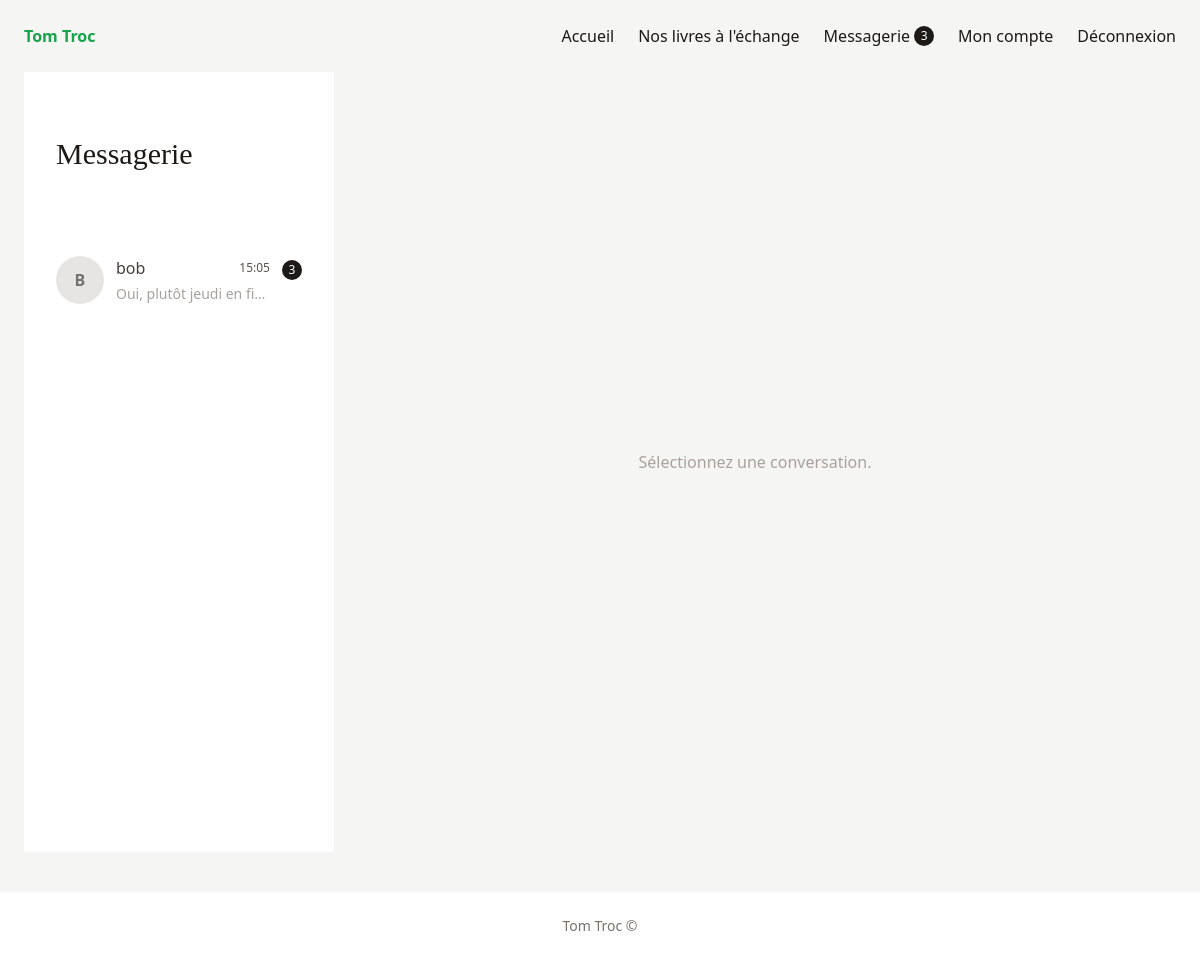
The page /index.php?action=messages (signed in) on the database its author committed.
### tables this page shows
CREATE TABLE messages (
    id INT AUTO_INCREMENT PRIMARY KEY,
    sender_id INT NOT NULL,
    receiver_id INT NOT NULL,
    content TEXT NOT NULL,
    is_read TINYINT(1) NOT NULL DEFAULT 0,
    created_at DATETIME NOT NULL DEFAULT CURRENT_TIMESTAMP,
    CONSTRAINT fk_messages_sender
        FOREIGN KEY (sender_id)
        REFERENCES users(id)
        ON DELETE CASCADE,
    CONSTRAINT fk_messages_receiver
        FOREIGN KEY (receiver_id)
        REFERENCES users(id)
        ON DELETE CASCADE
);

CREATE TABLE users (
    id INT AUTO_INCREMENT PRIMARY KEY,
    username VARCHAR(100) NOT NULL,
    email VARCHAR(180) NOT NULL,
    password_hash VARCHAR(255) NOT NULL,
    profile_image VARCHAR(255) DEFAULT NULL,
    biography TEXT DEFAULT NULL,
    created_at DATETIME NOT NULL DEFAULT CURRENT_TIMESTAMP,
    UNIQUE (email),
    UNIQUE (username)
);

### views/View.php (called while the page is built, shortened)
<?php
class View
{
    public function render(string $viewName, array $params = []): void
    {
        $viewPath = TEMPLATE_VIEW_PATH . $viewName . '.php';
        extract($params);
        require $viewPath;
    }
}

### controllers/MessageController.php (called while the page is built, shortened)
<?php
class MessageController
{
    public function showMessages(): void
    {
        $currentUserId = (int) $_SESSION['user_id'];
        $error = null;
        $messageManager = new MessageManager();
        $selectedUser = null;
        $conversations = $messageManager->findConversationsByUserId($currentUserId);
        $messages = [];
        $selectedUserImage = '';
        $view = new View('Messagerie');
        $view->render('messages', [
            'conversations' => $conversations,
            'messages' => $messages,
            'selectedUser' => $selectedUser,
            'selectedUserImage' => $selectedUserImage,
            'currentUserId' => $currentUserId,
            'error' => $error,
        ]);
    }
}

### config/autoload.php (called while the page is built, shortened)
<?php
spl_autoload_register(function (string $className) {
    $folders = [
        'controllers/',
        'models/',
        'services/',
        'views/',
    ];
    foreach ($folders as $folder) {
        $filePath = ROOT_PATH . $folder . $className . '.php';
        if (file_exists($filePath)) {
            return;
        }
    }
});

### models/DBManager.php (called while the page is built)
<?php
class DBManager
{
    private static ?PDO $connection = null;
    public static function getConnection(): PDO
    {
        if (self::$connection === null) {
            self::$connection = self::createConnection();
        }
        return self::$connection;
    }
    private static function createConnection(): PDO
    {
        $host = getenv('DB_HOST');
        $port = getenv('DB_PORT');
        $database = getenv('DB_NAME');
        $user = getenv('DB_USER');
        $password = getenv('DB_PASSWORD');
        $dsn = "mysql:host=$host;port=$port;dbname=$database;charset=utf8mb4";
        return new PDO($dsn, $user, $password, [
            PDO::ATTR_ERRMODE => PDO::ERRMODE_EXCEPTION,
            PDO::ATTR_DEFAULT_FETCH_MODE => PDO::FETCH_ASSOC,
        ]);
    }
}

### models/MessageManager.php (called while the page is built, shortened)
<?php
class MessageManager
{
    private PDO $db;
    public function __construct()
    {
        $this->db = DBManager::getConnection();
    }
    public function findConversationsByUserId(int $userId): array
    {
        $sql = <<<'SQL'
            /* On récupère le dernier message de chaque conversation. */
            SELECT messages.id,
                   messages.sender_id,
                   messages.receiver_id,
                   messages.content,
                   messages.is_read,
                   messages.created_at,
                   users.id AS other_user_id,
                   users.username AS other_username,
                   users.profile_image AS other_profile_image,
                   unread.unread_count
            FROM messages
            /*
             * Pour chaque message de l'utilisateur connecté, on retrouve l'autre personne.
             * Si je suis l'expéditeur, l'autre personne est le destinataire.
             * Si je suis le destinataire, l'autre personne est l'expéditeur.
             */
            INNER JOIN (
                SELECT
                    CASE
                        WHEN sender_id = :user_id_for_other THEN receiver_id
                        ELSE sender_id
                    END AS other_user_id,
                    MAX(id) AS last_message_id
                FROM messages
                WHERE sender_id = :user_id_for_sent
                OR receiver_id = :user_id_for_received
                GROUP BY other_user_id
            ) last_messages ON messages.id = last_messages.last_message_id
            /* On récupère les informations de l'autre utilisateur pour l'afficher dans la liste. */
            INNER JOIN users ON users.id = last_messages.other_user_id
            /* On compte les messages non lus envoyés par chaque conversation. */
            LEFT JOIN (
                SELECT sender_id, COUNT(*) AS unread_count
                FROM messages
                WHERE receiver_id = :user_id_for_unread
                AND is_read = 0
                GROUP BY sender_id
            ) unread ON unread.sender_id = users.id
            /* Les conversations les plus récentes apparaissent en premier. */
            ORDER BY messages.created_at DESC, messages.id DESC
            SQL;
        $query = $this->db->prepare($sql);
        $query->execute([
            'user_id_for_other' => $userId,
            'user_id_for_sent' => $userId,
            'user_id_for_received' => $userId,
            'user_id_for_unread' => $userId,
        ]);
        return $query->fetchAll();
    }
}

### services/Utils.php (called while the page is built, shortened)
<?php
class Utils
{
    public static function safe(string $string): string
    {
        return htmlspecialchars($string, ENT_QUOTES, 'UTF-8');
    }
}

### views/templates/messages.php (the view, shortened to what this page needs)
<section class="mx-auto grid min-h-[780px] max-w-screen-xl grid-cols-[310px_1fr] bg-stone-100 px-6 pb-10">
    <aside class="bg-white">
        <div class="px-8 py-16">
            <h1 class="text-3xl font-serif">Messagerie</h1>
        </div>
        <?php if (empty($conversations)): ?>
            <p class="px-8 text-sm text-stone-400">Aucune conversation pour le moment.</p>
        <?php else: ?>
            <div>
                <?php foreach ($conversations as $conversation): ?>
                    <?php
                    $otherUserId = (int) $conversation['other_user_id'];
                    $otherUsername = Utils::safe($conversation['other_username']);
                    $otherImage = trim((string) $conversation['other_profile_image']);
                    $lastContent = Utils::safe($conversation['content']);
                    $lastDate = new DateTime($conversation['created_at']);
                    $isActive = $selectedUser !== null && $selectedUser->getId() === $otherUserId;
                    $unreadCount = (int) $conversation['unread_count'];
                    $conversationClasses = $isActive ? 'bg-stone-100' : 'bg-white';
                    ?>
                    <a class="flex gap-3 px-8 py-5 <?= $conversationClasses ?>" href="index.php?action=messages&user=<?= $otherUserId ?>">
                        <?php if ($otherImage !== ''): ?>
                            <img class="h-12 w-12 rounded-full object-cover" src="<?= Utils::safe($otherImage) ?>" alt="Photo de <?= $otherUsername ?>">
                        <?php else: ?>
                            <span class="flex h-12 w-12 items-center justify-center rounded-full bg-stone-200 font-bold text-stone-500">
                                <?= strtoupper(substr($otherUsername, 0, 1)) ?>
                            </span>
                        <?php endif; ?>
                        <span class="min-w-0 flex-1">
                            <span class="mb-1 flex items-center justify-between gap-3">
                                <span class="font-medium text-stone-700"><?= $otherUsername ?></span>
                                <span class="text-xs text-stone-600"><?= $lastDate->format('H:i') ?></span>
                            </span>
                            <span class="block truncate text-sm text-stone-400"><?= $lastContent ?></span>
                        </span>
                        <?php if ($unreadCount > 0): ?>
                            <span class="mt-1 flex h-5 min-w-5 items-center justify-center rounded-full bg-stone-900 px-1 text-xs text-white">
                                <?= $unreadCount ?>
                            </span>
                        <?php endif; ?>
                    </a>
                <?php endforeach; ?>
            </div>
        <?php endif; ?>
    </aside>
    <div class="flex min-h-[780px] flex-col px-11 py-9">
        <?php if ($selectedUser === null): ?>
            <div class="flex flex-1 items-center justify-center text-stone-400">
                Sélectionnez une conversation.
            </div>
        <?php endif; ?>
    </div>
</section>

### rows shown on the page
messages: sender.username "B", sender.username "bob", created_at "15:05", content "Oui, plutôt jeudi en fi…", unreadCount "3"

### other values the page prints
$unreadMessagesCount "3"
